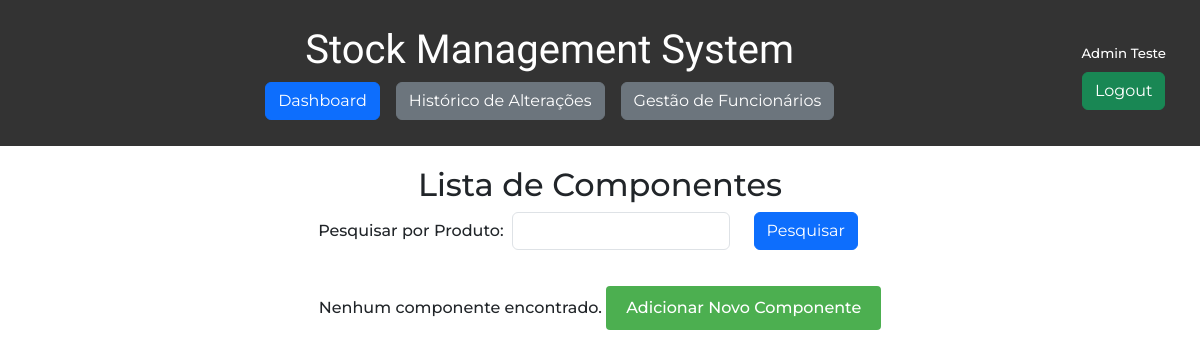
/dashboard.php?produto=Memória RAM (signed in), run on an earlier commit of the app's database.
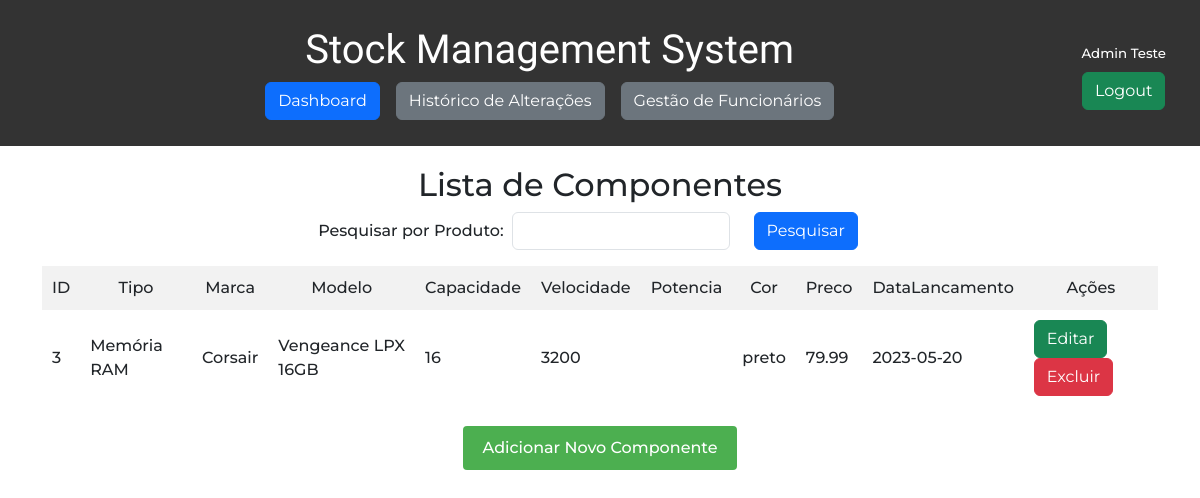
And on a later commit of the database.
### tables this page shows
CREATE TABLE `componentes` (
  `ID` int(11) NOT NULL,
  `Tipo` varchar(50) NOT NULL,
  `Marca` varchar(50) DEFAULT NULL,
  `Modelo` varchar(50) DEFAULT NULL,
  `Quantidade` int(11) NOT NULL,
  `Capacidade` int(11) DEFAULT NULL,
  `Velocidade` varchar(20) DEFAULT NULL,
  `Potencia` int(11) DEFAULT NULL,
  `Cor` varchar(20) DEFAULT NULL,
  `Preco` decimal(10,2) DEFAULT NULL,
  `DataLancamento` date DEFAULT NULL
);

### dashboard.php (the view, shortened to what this page needs)
<?php require('requireLogin.php');
$fullUrl = $_SERVER['REQUEST_URI'];
$specificWord = 'dashboard';
$urlVerify = false;
if (strpos($fullUrl, $specificWord) !== false) {
    $urlVerify = true;
}
?>
<!DOCTYPE html>
<html lang="en">
<head>
</head>
<body>
<header>
    <nav class="navbar">
        <div class="navbar-center">
            <h1>Stock Management System</h1>
            <div class="navbar-container">
                <?php if($urlVerify) { ?>
                    <a href="dashboard.php" class="btn btn-primary navbar-link">Dashboard</a>
                    <a href="historico.php" class="btn btn-secondary navbar-link">Histórico de Alterações</a>
                    <a href="gestao_funcionarios.php" class="btn btn-secondary navbar-link">Gestão de Funcionários</a>
                <?php } ?>
            </div>
        </div>
        <div class="navbar-login">
            <?php if($_SESSION['logado'] !== true) { ?>
                <a href="login.php" class="btn btn-success">Login</a>
            <?php } else { ?>
                <p style="font-size: 10pt"><?=$_SESSION['username']?></p>
                <a href="logout.php" class="btn btn-success">Logout</a>
            <?php } ?>
        </div>
    </nav>
</header>
<div class="container">
    <div class="content-container">
        <h2>Lista de Componentes</h2>
        <form method="GET" action="" class="row mb-3" style="width: 100%; justify-content:center;">
            <div class="" style="width: max-content; display: flex; flex-direction: row;">
                <label for="produto" style="display:flex; align-items: center; margin-right: .5rem;">Pesquisar por Produto:</label>
                <input type="text" name="produto" id="produto" class="form-control" style="width: fit-content !important;">
            </div>
            <div style="width: max-content;">
                <input type="submit" value="Pesquisar" class="btn btn-primary">
            </div>
        </form>
        <?php
        $conexao = new mysqli("localhost","root","","gestaostock");
        $whereClause = "";
        if (isset($_GET['produto']) && !empty($_GET['produto'])) {
            $produto = $conexao->real_escape_string($_GET['produto']);
            $whereClause = " WHERE Tipo LIKE '%$produto%' OR Marca LIKE '%$produto%' OR Modelo LIKE '%$produto%'";
        }
        $query = "SELECT * FROM Componentes" . $whereClause;
        $resultado = $conexao->query($query);
        if ($resultado->num_rows > 0) {
            echo "<table>
                    <tr>
                        <th>ID</th>
                        <th>Tipo</th>
                        <th>Marca</th>
                        <th>Modelo</th>
                        <th>Capacidade</th>
                        <th>Velocidade</th>
                        <th>Potencia</th>
                        <th>Cor</th>
                        <th>Preco</th>
                        <th>DataLancamento</th>
                        <th>Ações</th>
                    </tr>";
            while ($linha = $resultado->fetch_assoc()) {
                echo "<tr>
                        <td>{$linha['ID']}</td>
                        <td>{$linha['Tipo']}</td>
                        <td>{$linha['Marca']}</td>
                        <td>{$linha['Modelo']}</td>
                        <td>{$linha['Capacidade']}</td>
                        <td>{$linha['Velocidade']}</td>
                        <td>{$linha['Potencia']}</td>
                        <td>{$linha['Cor']}</td>
                        <td>{$linha['Preco']}</td>
                        <td>{$linha['DataLancamento']}</td>
                        <td>
                            <a href='edit.php?id={$linha['ID']}' class='btn btn-success'>Editar</a>
                            <a href='delete.php?id={$linha['ID']}' class='btn btn-danger'>Excluir</a>
                        </td>
                    </tr>";
            }
            echo "</table>";
        } else {
            echo "Nenhum componente encontrado.";
        }
        ?>
        <a href="add.php" class="button">Adicionar Novo Componente</a>
    </div>
</div>
</body>
</html>

What changed in the data, as far as the page shows it:
added componentes: ID "3", Tipo "Memória RAM", Marca "Corsair", Modelo "Vengeance LPX 16GB", Capacidade "16", Velocidade "3200", Cor "preto", Preco "79.99", DataLancamento "2023-05-20"
Also different on the page:
text no longer shown: "Nenhum componente encontrado."
text now shown: "ID Tipo Marca Modelo Capacidade Velocidade Potencia Cor Preco DataLancamento Ações"
